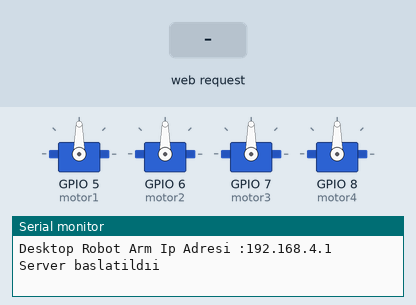
Recording of a program running on a simulated ESP32-C3. Parts: 4 × servo, the last lines printed to the serial monitor. Inputs (shaded band) come from the test bench.

Above: at 3.2 s.
3.3 s: HTTP request GET /gripper?s=1 received
At 4.0 s:
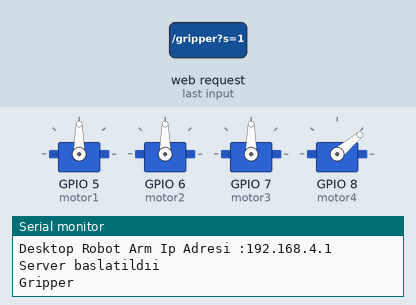
4.8 s: HTTP request GET /joystick?x=1&y=1&s=1 received
At 5.1 s:
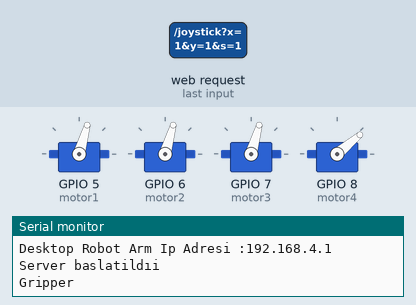
6.3 s: HTTP request GET /gripper?s=0 received
At 7.5 s:
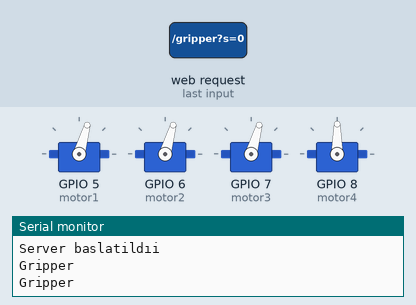
7.8 s: HTTP request GET /gripper?x=1&y=1&s=1 received
At 8.6 s:
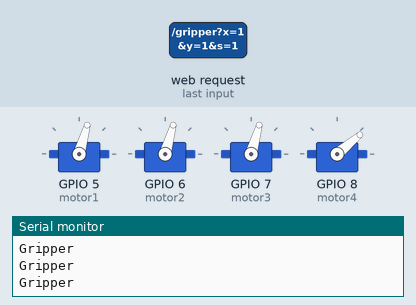
9.3 s: HTTP request GET /gripper?s=120 received
At 9.8 s:
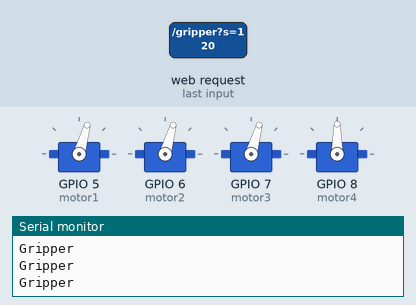
Timing chart, 0 to 11.8 s (numbered marks = the images above; inputs shaded):
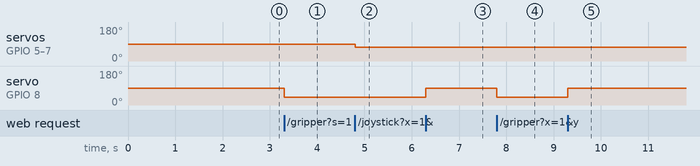

The program:

main.cpp
```cpp
#include <Arduino.h>
#include <Servo.h>
#include <WiFi.h>
#include <WebServer.h>

const char* ssid = "Desktop-Robot-Arm";
const char* password = "123456789";

WebServer server(80);

Servo motor1;
Servo motor2;
Servo motor3;
Servo motor4;

int servoValues[3] = {1500, 1500, 1500};

String createPage() {
  String page = R"rawliteral(<!DOCTYPE html>
<html lang="tr">
  <head>
    <meta charset="UTF-8">
    <meta name="viewport" content="width=device-width, initial-scale=1.0, viewport-fit=cover">
    <meta name="theme-color" content="#0b1020">
    <title>Desktop Robot Arm</title>

    <style>
      :root {
        color-scheme: dark;
        --background: #080b14;
        --panel: rgba(19, 25, 43, 0.88);
        --panel-border: rgba(255, 255, 255, 0.09);
        --text: #f4f7ff;
        --muted: #8f9bb8;
        --primary: #6577ff;
        --primary-light: #8d9aff;
        --danger: #ff4d67;
        --success: #35d39a;
      }

      * {
        box-sizing: border-box;
      }

      body {
        min-height: 100vh;
        min-height: 100dvh;
        margin: 0;
        padding: max(24px, env(safe-area-inset-top)) 18px max(24px, env(safe-area-inset-bottom));
        display: grid;
        place-items: center;
        overflow-x: hidden;
        font-family: Inter, ui-sans-serif, system-ui, -apple-system, BlinkMacSystemFont, "Segoe UI", sans-serif;
        color: var(--text);
        background:
          radial-gradient(circle at 15% 10%, rgba(101, 119, 255, 0.18), transparent 34%),
          radial-gradient(circle at 85% 90%, rgba(53, 211, 154, 0.1), transparent 28%),
          var(--background);
      }

      .control-panel {
        width: min(100%, 440px);
        padding: clamp(24px, 6vw, 40px);
        border: 1px solid var(--panel-border);
        border-radius: 30px;
        background: var(--panel);
        box-shadow: 0 30px 80px rgba(0, 0, 0, 0.42);
        backdrop-filter: blur(18px);
      }

      .panel-header {
        display: flex;
        align-items: flex-start;
        justify-content: space-between;
        gap: 20px;
        margin-bottom: 30px;
      }

      .eyebrow {
        margin: 0 0 7px;
        color: var(--primary-light);
        font-size: 0.72rem;
        font-weight: 800;
        letter-spacing: 0.16em;
        text-transform: uppercase;
      }

      h1 {
        margin: 0;
        font-size: clamp(1.55rem, 6vw, 2rem);
        line-height: 1.1;
        letter-spacing: -0.04em;
      }

      .connection {
        display: inline-flex;
        align-items: center;
        gap: 8px;
        flex: 0 0 auto;
        margin-top: 4px;
        padding: 8px 11px;
        border: 1px solid rgba(53, 211, 154, 0.22);
        border-radius: 999px;
        color: #b8f5df;
        background: rgba(53, 211, 154, 0.08);
        font-size: 0.75rem;
        font-weight: 700;
      }

      .connection-dot {
        width: 7px;
        height: 7px;
        border-radius: 50%;
        background: var(--success);
        box-shadow: 0 0 0 4px rgba(53, 211, 154, 0.12);
      }

      .joystick-wrap {
        display: grid;
        place-items: center;
        padding: 16px 0 24px;
      }

      #joystick {
        position: relative;
        width: clamp(220px, 67vw, 280px);
        aspect-ratio: 1;
        border: 1px solid rgba(255, 255, 255, 0.08);
        border-radius: 50%;
        cursor: grab;
        touch-action: none;
        user-select: none;
        background:
          linear-gradient(rgba(255, 255, 255, 0.055), rgba(255, 255, 255, 0.055)) center / 1px 72% no-repeat,
          linear-gradient(90deg, rgba(255, 255, 255, 0.055), rgba(255, 255, 255, 0.055)) center / 72% 1px no-repeat,
          radial-gradient(circle, #171e33 0 38%, #111729 39% 63%, #0d1221 64%);
        box-shadow:
          inset 0 0 0 12px rgba(255, 255, 255, 0.018),
          inset 0 14px 30px rgba(255, 255, 255, 0.025),
          0 18px 40px rgba(0, 0, 0, 0.38);
      }

      #joystick:active {
        cursor: grabbing;
      }

      #joystick::after {
        content: "";
        position: absolute;
        inset: 12%;
        border: 1px dashed rgba(143, 155, 184, 0.13);
        border-radius: 50%;
      }

      #stick {
        position: absolute;
        z-index: 1;
        width: 36%;
        aspect-ratio: 1;
        left: 32%;
        top: 32%;
        border: 1px solid rgba(255, 255, 255, 0.22);
        border-radius: 50%;
        pointer-events: none;
        background: linear-gradient(145deg, var(--primary-light), var(--primary));
        box-shadow:
          inset 0 8px 15px rgba(255, 255, 255, 0.18),
          inset 0 -10px 18px rgba(31, 38, 122, 0.28),
          0 14px 28px rgba(42, 55, 180, 0.46);
        transform: translate(0, 0);
        transition: transform 140ms ease;
        will-change: transform;
      }

      #joystick.is-active #stick {
        transition: none;
      }

      .readouts {
        display: grid;
        grid-template-columns: repeat(2, 1fr);
        gap: 12px;
        margin-bottom: 24px;
      }

      .readout {
        padding: 14px 16px;
        border: 1px solid rgba(255, 255, 255, 0.065);
        border-radius: 16px;
        background: rgba(255, 255, 255, 0.035);
      }

      .readout-label {
        display: block;
        margin-bottom: 3px;
        color: var(--muted);
        font-size: 0.72rem;
        font-weight: 700;
        letter-spacing: 0.08em;
        text-transform: uppercase;
      }

      .readout-value {
        font-size: 1.25rem;
        font-variant-numeric: tabular-nums;
        font-weight: 800;
      }

      #servoButton {
        width: 100%;
        min-height: 58px;
        display: flex;
        align-items: center;
        justify-content: space-between;
        gap: 16px;
        padding: 10px 12px 10px 19px;
        border: 1px solid rgba(255, 77, 103, 0.26);
        border-radius: 18px;
        cursor: pointer;
        color: var(--text);
        background: rgba(255, 77, 103, 0.1);
        font: inherit;
        font-weight: 800;
        transition: transform 160ms ease, background 160ms ease, border-color 160ms ease;
      }

      #servoButton:hover {
        transform: translateY(-1px);
        background: rgba(255, 77, 103, 0.16);
      }

      #servoButton:active {
        transform: translateY(1px);
      }

      #servoButton:focus-visible,
      #joystick:focus-visible {
        outline: 3px solid rgba(141, 154, 255, 0.55);
        outline-offset: 4px;
      }

      #servoButton.is-open {
        border-color: rgba(53, 211, 154, 0.28);
        background: rgba(53, 211, 154, 0.11);
      }

      #servoButton.is-open:hover {
        background: rgba(53, 211, 154, 0.17);
      }

      .button-state {
        min-width: 78px;
        padding: 8px 12px;
        border-radius: 11px;
        color: #ffd8de;
        background: rgba(255, 77, 103, 0.16);
        font-size: 0.76rem;
        letter-spacing: 0.06em;
        text-align: center;
        text-transform: uppercase;
      }

      #servoButton.is-open .button-state {
        color: #b8f5df;
        background: rgba(53, 211, 154, 0.14);
      }

      .hint {
        margin: 17px 0 0;
        color: var(--muted);
        font-size: 0.78rem;
        line-height: 1.5;
        text-align: center;
      }

      @media (max-width: 380px) {
        .control-panel {
          padding: 22px 18px;
          border-radius: 24px;
        }

        .connection {
          padding: 8px;
        }

        .connection-text {
          display: none;
        }
      }

      @media (prefers-reduced-motion: reduce) {
        *,
        *::before,
        *::after {
          scroll-behavior: auto !important;
          transition-duration: 0.01ms !important;
        }
      }
    </style>
  </head>

  <body>
    <main class="control-panel">
      <header class="panel-header">
        <div>
          <p class="eyebrow">Control Station</p>
          <h1>Desktop Robot Arm</h1>
        </div>

        <div class="connection" aria-label="Bağlantı aktif">
          <span class="connection-dot" aria-hidden="true"></span>
          <span class="connection-text">Hazır</span>
        </div>
      </header>

      <section aria-label="Robot kolu yön kontrolü">
        <div class="joystick-wrap">
          <div id="joystick" role="application" aria-label="Robot kolu joystick kontrolü" tabindex="0">
            <div id="stick"></div>
          </div>
        </div>

        <div class="readouts" aria-live="polite">
          <div class="readout">
            <span class="readout-label">X ekseni</span>
            <span class="readout-value"><span id="xValue">90</span>°</span>
          </div>
          <div class="readout">
            <span class="readout-label">Y ekseni</span>
            <span class="readout-value"><span id="yValue">90</span>°</span>
          </div>
        </div>
      </section>

      <button id="servoButton" type="button" aria-pressed="false">
        <span>Gripper</span>
        <span class="button-state">Kapalı</span>
      </button>

      <p class="hint">Kolu hareket ettirmek için joystick'i sürükleyin. Bıraktığınızda merkez konumuna döner.</p>
    </main>

    <script>
      const joystick = document.getElementById("joystick");
      const stick = document.getElementById("stick");
      const servoButton = document.getElementById("servoButton");
      const buttonState = servoButton.querySelector(".button-state");
      const xValue = document.getElementById("xValue");
      const yValue = document.getElementById("yValue");

      let joystickActive = false;
      let servoOpen = false;
      let xServo = 90;
      let yServo = 90;

      function renderServoValues() {
        xValue.textContent = xServo;
        yValue.textContent = yServo;
      }

      function updateJoystick(clientX, clientY) {
        const rect = joystick.getBoundingClientRect();
        const stickRect = stick.getBoundingClientRect();
        const centerX = rect.width / 2;
        const centerY = rect.height / 2;

        let x = clientX - rect.left - centerX;
        let y = clientY - rect.top - centerY;

        const maxDistance = (rect.width - stickRect.width) / 2;
        const distance = Math.hypot(x, y);

        if (distance > maxDistance) {
          x = (x / distance) * maxDistance;
          y = (y / distance) * maxDistance;
        }

        stick.style.transform = `translate(${x}px, ${y}px)`;
        xServo = Math.round(90 + (x / maxDistance) * 90);
        yServo = Math.round(90 - (y / maxDistance) * 90);
        renderServoValues();
      }

      function centerJoystick() {
        joystickActive = false;
        joystick.classList.remove("is-active");
        stick.style.transform = "translate(0, 0)";

        xServo = 90;
        yServo = 90;
        renderServoValues();
        sendJoystick();
      }

      function sendJoystick() {
        fetch(`/joystick?x=${xServo}&y=${yServo}`).catch(error => console.error(error));
      }

      joystick.addEventListener("pointerdown", event => {
        joystickActive = true;
        joystick.classList.add("is-active");
        joystick.setPointerCapture(event.pointerId);
        updateJoystick(event.clientX, event.clientY);
      });

      joystick.addEventListener("pointermove", event => {
        if (!joystickActive) return;
        updateJoystick(event.clientX, event.clientY);
      });

      joystick.addEventListener("pointerup", centerJoystick);
      joystick.addEventListener("pointercancel", centerJoystick);

      setInterval(() => {
        if (joystickActive) sendJoystick();
      }, 50);

      servoButton.addEventListener("click", () => {
        servoOpen = !servoOpen;
        servoButton.classList.toggle("is-open", servoOpen);
        servoButton.setAttribute("aria-pressed", String(servoOpen));
        buttonState.textContent = servoOpen ? "Açık" : "Kapalı";

        fetch(`/gripper?s=${servoOpen ? "1" : "0"}`).catch(error => console.error(error));
      });
    </script>
  </body>
</html>
)rawliteral";
  return page;

}

void handleMotor() {
  if(!server.hasArg("x") || !server.hasArg("y")) {
    server.send(400, "text/plain", "Bad Request");
    return;
  }

  servoValues[0] = map(constrain(server.arg("x").toInt(), 0, 180), 0, 180, 1300, 1700);
  servoValues[1] = map(constrain(server.arg("y").toInt(), 0, 180), 0, 180, 1300, 1700);
  servoValues[2] = map(constrain(server.arg("y").toInt(), 0, 180), 0, 180, 1300, 1700);

  motor1.writeMicroseconds(servoValues[0]);
  motor2.writeMicroseconds(servoValues[1]);
  motor3.writeMicroseconds(servoValues[2]);

  server.send(200, "text/plain", "OK");
}

void handleGripper() {
  if(!server.hasArg("s")) {
    server.send(400, "text/plain", "Bad Request");
    return;
  }

  Serial.println("Gripper");
  if(server.arg("s") == "1") {
    motor4.write(40);
  } else {
    motor4.write(90);
  }

  server.send(200, "text/plain", "OK");
}

void setup() {
  Serial.begin(115200);
  delay(2000);

  motor1.attach(5);
  motor2.attach(6);
  motor3.attach(7);
  motor4.attach(8);

  motor4.write(90);

  WiFi.softAP(ssid, password);
  WiFi.setTxPower(WIFI_POWER_8_5dBm);

  Serial.print("Desktop Robot Arm Ip Adresi :");
  Serial.println(WiFi.softAPIP());

  server.on("/", []() {
    server.send(200, "text/html; charset=utf-8", createPage());
  });

  server.on("/joystick", HTTP_GET, handleMotor);
  server.on("/gripper", HTTP_GET, handleGripper);

  server.begin();
  Serial.println("Server baslatildıi");
}

void loop() {
  server.handleClient();
}
```

Measured:
- after the input at 3.3 s, servo on GPIO 8 (motor4): 90° → 40° at once
- after the input at 4.8 s, servo on GPIO 5 (motor1), servo on GPIO 6 (motor2), servo on GPIO 7 (motor3): 90° → 74° at once
- after the input at 6.3 s, servo on GPIO 8 (motor4): 40° → 90° at once
- after the input at 7.8 s, servo on GPIO 8 (motor4): 90° → 40° at once
- after the input at 9.3 s, servo on GPIO 8 (motor4): 40° → 90° at once
